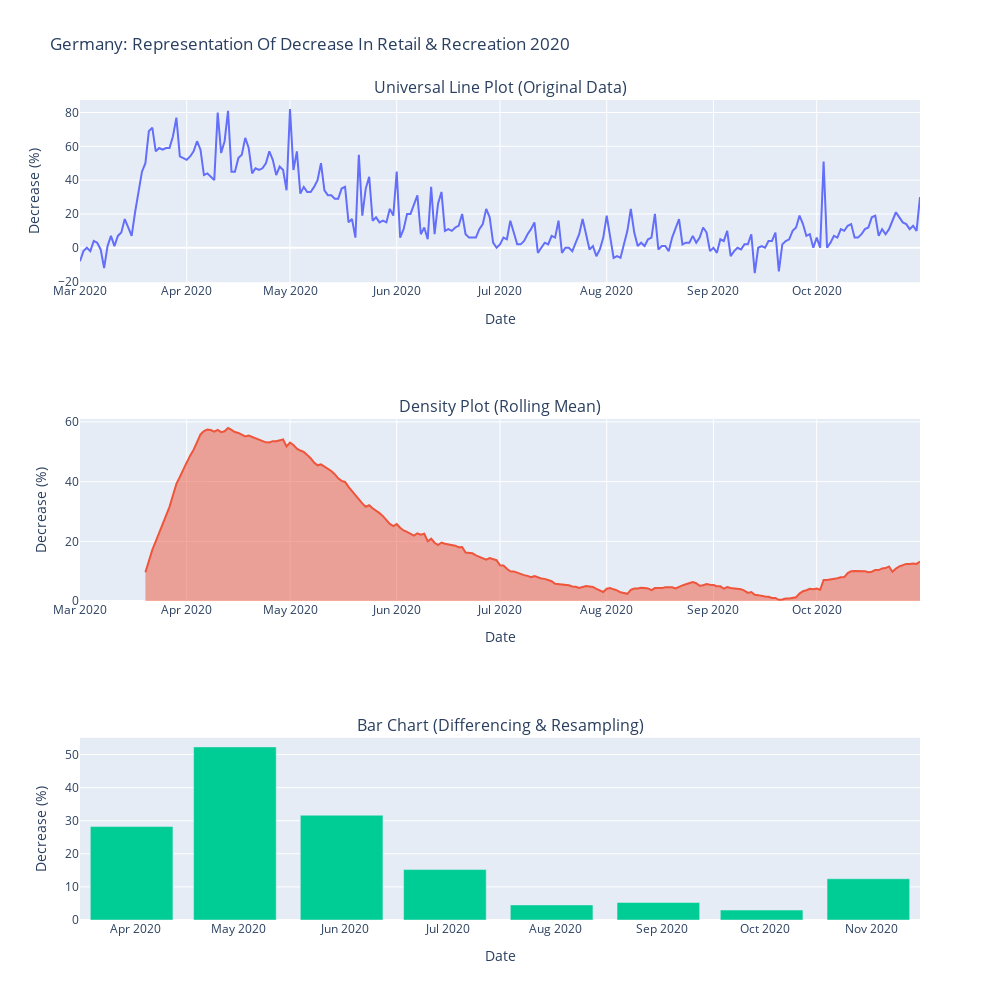

The notebook cell this image was saved under:
### Code cell
graph_prefs = {
    "title" : "Germany: Representation Of Decrease In Retail & Recreation 2020",
    "line_title" : "Universal Line Plot (Original Data)",
    "density_title" : "Density Plot (Rolling Mean)",
    "bar_title" : "Bar Chart (Differencing & Resampling)",
    "width" : 1000,
    "height" : 1000
}

subplot_prefs = [
    {
        "xaxis" : "Date",
        "yaxis" : "Decrease (%)"
    },
    {
        "xaxis" : "Date",
        "yaxis" : "Decrease (%)"
    },
    {
        "xaxis" : "Date",
        "yaxis" : "Decrease (%)"
    }
]

suite = MobilitySuite(3,1,graph_prefs)
suite.plot(Country.Germany, Attribute.Retail_And_Rec, 20, 'M', subplot_prefs)
suite.show()

### Figure 1 — Plotly figure (JSON) as saved in the notebook; plotly's stock layout.template omitted (floating-point values rounded to 4 significant figures; data arrays with more than 128 entries replaced by an {"elided": "..."} marker saying what was removed)
{"data": [{"showlegend": false, "type": "scatter", "x": {"elided": "245 str values"}, "xaxis": "x", "y": {"elided": "245 int values"}, "yaxis": "y"}, {"fill": "tozeroy", "showlegend": false, "type": "scatter", "x": {"elided": "245 str values"}, "xaxis": "x2", "y": {"elided": "245 float values"}, "yaxis": "y2"}, {"showlegend": false, "type": "bar", "x": ["2020-03-31T00:00:00", "2020-04-30T00:00:00", "2020-05-31T00:00:00", "2020-06-30T00:00:00", "2020-07-31T00:00:00", "2020-08-31T00:00:00", "2020-09-30T00:00:00", "2020-10-31T00:00:00"], "xaxis": "x3", "y": [28.23, 52.3, 31.65, 15.23, 4.548, 5.29, 3, 12.45], "yaxis": "y3"}], "layout": {"annotations": [{"font": {"size": 16}, "showarrow": false, "text": "Universal Line Plot (Original Data)", "x": 0.5, "xanchor": "center", "xref": "paper", "y": 1, "yanchor": "bottom", "yref": "paper"}, {"font": {"size": 16}, "showarrow": false, "text": "Density Plot (Rolling Mean)", "x": 0.5, "xanchor": "center", "xref": "paper", "y": 0.6111, "yanchor": "bottom", "yref": "paper"}, {"font": {"size": 16}, "showarrow": false, "text": "Bar Chart (Differencing & Resampling)", "x": 0.5, "xanchor": "center", "xref": "paper", "y": 0.2222, "yanchor": "bottom", "yref": "paper"}], "height": 1000, "title": {"text": "Germany: Representation Of Decrease In Retail & Recreation 2020"}, "width": 1000, "xaxis": {"anchor": "y", "domain": [0, 1], "title": {"text": "Date"}}, "xaxis2": {"anchor": "y2", "domain": [0, 1], "title": {"text": "Date"}}, "xaxis3": {"anchor": "y3", "domain": [0, 1], "title": {"text": "Date"}}, "yaxis": {"anchor": "x", "domain": [0.7778, 1], "title": {"text": "Decrease (%)"}}, "yaxis2": {"anchor": "x2", "domain": [0.3889, 0.6111], "title": {"text": "Decrease (%)"}}, "yaxis3": {"anchor": "x3", "domain": [0, 0.2222], "title": {"text": "Decrease (%)"}}}}
